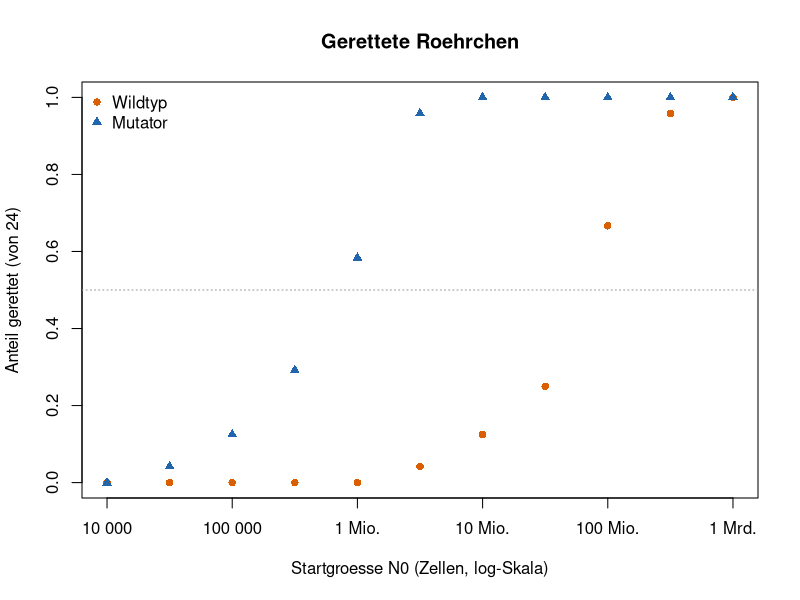
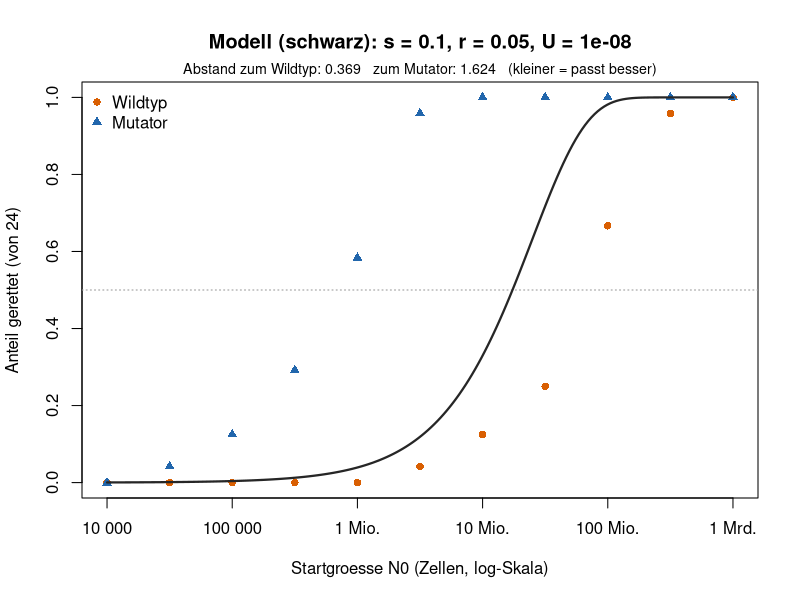
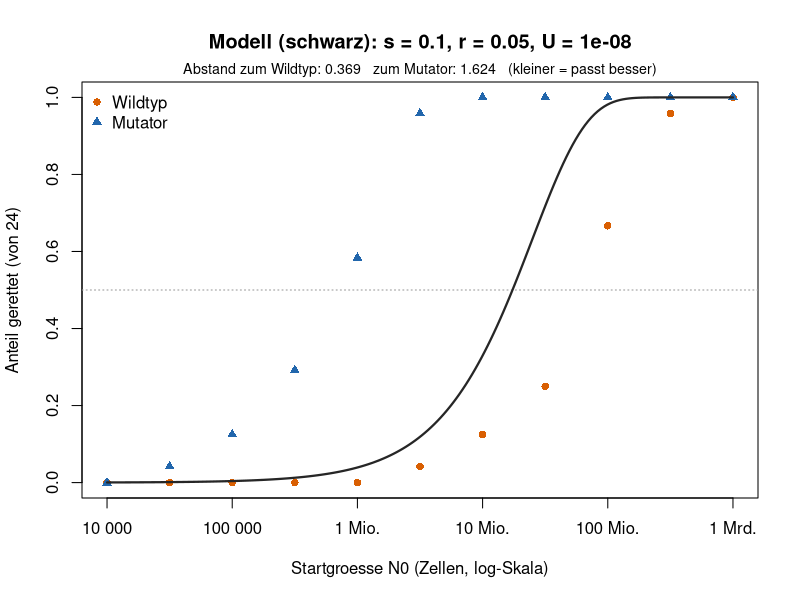

Here is the R script that generated these plots, in order:
# Woche 11 — Checkpoint C (nur R, base R)
# Wildtyp und Mutator: evolutionaere Rettung unter Antibiotikum
# In RStudio: Working Directory = weeks/week-11, dann Zeile fuer Zeile ausfuehren.
# Kein Programmieren: nur ausfuehren und Zahlen aendern.

# Ein Antibiotikum toetet empfindliche Bakterien. Die Population schrumpft. Sie ueberlebt nur, wenn rechtzeitig eine resistente Mutante entsteht und sich etabliert: evolutionaere Rettung (Woche 10).
#
# Das Experiment. Bakterien-Kulturen wurden in Roehrchen mit Antibiotikum gegeben. Jede Kultur startet mit N_0 Zellen, von 10 000 bis 1 Milliarde. Fuer jede Startgroesse gibt es 24 Roehrchen. Nach drei Tagen wird nachgeschaut:
#
# - trueb: resistente Zellen sind gewachsen, die Kultur ist gerettet,
# - klar: alle Zellen sind tot, die Kultur ist ausgestorben.
#
# Das wurde mit zwei Staemmen gemacht: dem Wildtyp und einem Mutator. Der Mutator ist derselbe Stamm, aber mit einem defekten Gen fuer die DNA-Reparatur.
#
# Die Abbildungen. Alle Abbildungen haben dieselben Achsen:
#
# - x-Achse: Startgroesse N_0 (Anzahl Zellen) auf einer log-Skala: Jeder Strich ist zehnmal mehr,
# - y-Achse: Anteil geretteter Roehrchen (von 24),
# - orange Kreise: Wildtyp, blaue Dreiecke: Mutator.

# --- Auftrag ---
#
# 1. Passen Sie das Modell an den Wildtyp an.
# 2. Veraendern Sie diese Loesung, bis sie auch zum Mutator passt.
# 3. Schliessen Sie daraus biologisch, was den Mutator unterscheidet.
#
# Am Schluss steht eine Frage. Diese beantworten Sie der Assistenz in 1–2 Minuten mit einer Abbildung.

# ===========================================================================
# 0 · Daten und Funktionen
# ===========================================================================
#
# Einfach ausfuehren (Kursdaten, erfunden).

# Startgroessen: 10 000 bis 1 Milliarde Zellen, Schritte von Faktor etwa 3
N0 <- 10^seq(4, 9, by = 0.5)
roehrchen <- 24   # Roehrchen pro Startgroesse

# Anzahl geretteter (trueber) Roehrchen pro Startgroesse
k_wildtyp <- c(0, 0, 0, 0, 0, 1, 3, 6, 16, 23, 24)
k_mutator <- c(0, 1, 3, 7, 14, 23, 24, 24, 24, 24, 24)

wildtyp <- data.frame(N0 = N0, anteil = k_wildtyp / roehrchen)
mutator <- data.frame(N0 = N0, anteil = k_mutator / roehrchen)

farben <- c(Wildtyp = "#d95f02", Mutator = "#2166ac")

# Wahrscheinlichkeit der Rettung (Woche 10, Orr & Unckless 2014)
rettung <- function(N0, r, s, U) 1 - exp(-2 * N0 * U * s / r)

zeige_daten <- function(main = "Gerettete Roehrchen") {
  plot(wildtyp$N0, wildtyp$anteil, log = "x", pch = 16, col = farben["Wildtyp"],
       ylim = c(0, 1), xaxt = "n", main = main,
       xlab = "Startgroesse N0 (Zellen, log-Skala)",
       ylab = "Anteil gerettet (von 24)")
  axis(1, at = 10^(4:9),
       labels = c("10 000", "100 000", "1 Mio.", "10 Mio.", "100 Mio.", "1 Mrd."))
  points(mutator$N0, mutator$anteil, pch = 17, col = farben["Mutator"])
  abline(h = 0.5, lty = 3, col = "grey60")
  legend("topleft", c("Wildtyp", "Mutator"), pch = c(16, 17),
         col = farben, bty = "n")
}

# Abstand zwischen Modell und Daten (kleiner = passt besser)
abstand <- function(p_modell, daten) round(sum((p_modell - daten$anteil)^2), 3)

zeige_modell <- function(s, r, U) {
  zeige_daten(main = paste0("Modell (schwarz): s = ", s, ", r = ", r, ", U = ", U))
  N_fein <- 10^seq(4, 9, length.out = 200)
  lines(N_fein, rettung(N_fein, r, s, U), col = "grey15", lwd = 2.2)
  mtext(paste0("Abstand zum Wildtyp: ", abstand(rettung(N0, r, s, U), wildtyp),
               "   zum Mutator: ", abstand(rettung(N0, r, s, U), mutator),
               "   (kleiner = passt besser)"), side = 3, line = 0.2, cex = 0.85)
}

# ===========================================================================
# 1 · Die Daten
# ===========================================================================

zeige_daten()

# Kleine Kulturen sterben fast immer aus, grosse werden fast immer gerettet. Dazwischen liegt ein Uebergang. Die gepunktete Linie markiert die Haelfte: Bei welcher Startgroesse wird etwa jedes zweite Roehrchen gerettet? Beim Mutator liegt dieser Punkt bei viel kleineren Kulturen.

# ===========================================================================
# 2 · Das Modell
# ===========================================================================
#
# Das Modell ist die Formel aus Woche 10:
#
# 
# P(Rettung) = 1 - exp(-2 * N0 * U * s / r)
# 
#
# Die drei Parameter:
#
# - r: wie schnell das Antibiotikum empfindliche Zellen toetet (Anteil pro Generation),
# - s: wie stark resistente Zellen im Antibiotikum wachsen (im Mittel 1 + s Nachkommen),
# - U: Wahrscheinlichkeit, dass eine neue Zelle eine Resistenzmutation traegt.
#
# In Woche 10 hat die Simulation gezeigt, dass die Formel gut passt. Heute rechnen wir nur mit der Formel: Eine Simulation mit einer Milliarde Zellen dauert zu lange.
#
# R schreibt sehr kleine Zahlen so: 1e-8 heisst 10^-8 = 0.00000001. 1e-7 ist zehnmal groesser, 1e-6 hundertmal.
#
# Was die Abbildung zeigt: die Daten wie oben und dazu das Modell als schwarze Linie. Im Titel stehen s, r und U. Darunter steht der Abstand zwischen Modell und Daten, einmal zum Wildtyp und einmal zum Mutator. Der Abstand ist die Summe der quadrierten Unterschiede ueber alle 11 Startgroessen: 0 hiesse perfekt, unter etwa 0.03 passt das Modell.

# ===========================================================================
# 3 · Schritt 1: den Wildtyp anpassen
# ===========================================================================
#
# Fuer den Wildtyp ist die Mutationsrate gemessen: U = 10^-8. Diese Zahl bleibt fest. Das Modell startet mit s = 0.1 und r = 0.05. Fuehren Sie den Block aus: Die schwarze Linie passt noch nicht zum Wildtyp.
#
# Anweisung: Aendern Sie entweder s oder r (nur eine Zahl) und fuehren Sie den Block erneut aus. Wiederholen Sie das, bis der Abstand zum Wildtyp unter 0.03 liegt. Notieren Sie Ihre Werte.

zeige_modell(s = 0.1, r = 0.05, U = 1e-8)   # Wildtyp: s oder r aendern

# ===========================================================================
# 4 · Schritt 2: den Mutator anpassen
# ===========================================================================
#
# Nehmen Sie Ihre Wildtyp-Loesung und tragen Sie sie unten ein. Der Mutator wird schon bei kleineren Kulturen gerettet.
#
# Anweisung: Aendern Sie wieder nur eine Zahl, bis der Abstand zum Mutator unter 0.03 liegt.
#
# - Versuch 1: nur s aendern. Groesser oder kleiner?
# - Versuch 2: zurueck zur Wildtyp-Loesung, jetzt nur r aendern. Groesser oder kleiner?
# - Versuch 3: zurueck zur Wildtyp-Loesung, jetzt nur U aendern. Groesser oder kleiner?

zeige_modell(s = 0.1, r = 0.05, U = 1e-8)   # hier Ihre Wildtyp-Loesung eintragen, dann eine Zahl aendern

# ===========================================================================
# 5 · Die Frage
# ===========================================================================

# --- Was unterscheidet den Mutator? ---
#
# a) Ihre Werte:
#
# |  | s | r | U | Abstand |
# | Wildtyp |  |  |  |  |
# | Mutator, nur s geaendert |  |  |  |  |
# | Mutator, nur r geaendert |  |  |  |  |
# | Mutator, nur U geaendert |  |  |  |  |
#
# b) Um welchen Faktor mussten Sie jede Zahl aendern? Was haben die drei Mutator-Loesungen gemeinsam?
#
# c) Biologisch: In Kontrollversuchen sterben empfindliche Zellen beider Staemme im Antibiotikum gleich schnell, und beide tragen dieselbe Resistenzmutation. Welcher Parameter unterscheidet den Mutator also, und um wie viel? Was bedeutet das fuer eine Infektion mit Mutator-Bakterien?
